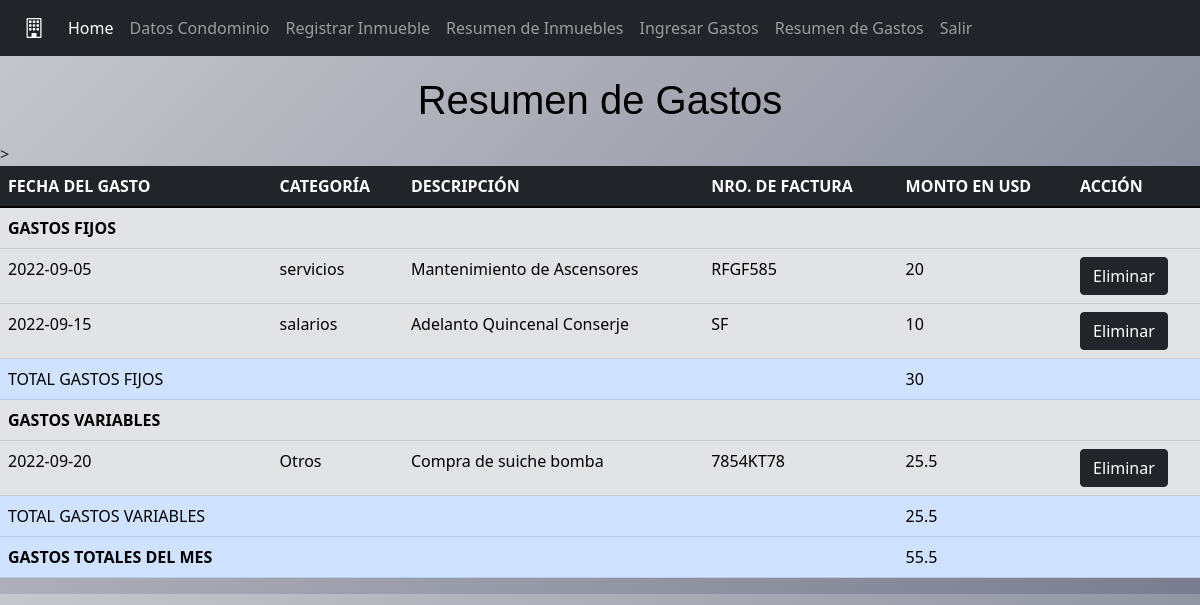
Page /secciones/consulta_gastos.php (signed in) on the committed database.
### tables this page shows
CREATE TABLE `gastos` (
  `id` int(11) NOT NULL,
  `tipo` text NOT NULL,
  `fecha` date NOT NULL,
  `factura` varchar(50) NOT NULL,
  `monto` float NOT NULL,
  `sub-tipo` text NOT NULL,
  `motivo` varchar(250) NOT NULL
);

### configuracion/conexion.php (called while the page is built, shortened)
<?php
class conexion{
    private $servidor="localhost";
    private $usuario="root";
    private $contrasenia="";
    private $conexion;
    public function __construct()
    {
        try{
            $this->conexion=new PDO("mysql:host=$this->servidor;dbname=condominio",$this->usuario,$this->contrasenia);
            $this->conexion->setAttribute(PDO::ATTR_ERRMODE, PDO::ERRMODE_EXCEPTION);
        }
        catch(PDOException $e){
            return "Falla de conexión".$e;
        }
    }
    public function consultar($sql){
        $sentencia=$this->conexion->prepare($sql);
        $sentencia->execute();
        return $sentencia->fetchAll();
    }
}
?>

### secciones/consulta_gastos.php (the view, shortened to what this page needs)
<?php
include ("../templates/cabecera.php");
?>
<!DOCTYPE html>
<html lang="es">
<head>
  <link href="https://cdn.jsdelivr.net/npm/bootstrap@5.1.3/dist/css/bootstrap.min.css" rel="stylesheet">
  <link rel="stylesheet" href="../estilos/estilos.css" >
</head>
<body>
<header><h1>Resumen de Gastos</h1></header>
  <?php include ("../configuracion/conexion.php");?>
  <?php
    $objConexion= new conexion();
    $consulta1=$objConexion->consultar("SELECT * FROM `gastos` WHERE `tipo` = 'fijos'");
    $consulta2=$objConexion->consultar("SELECT * FROM `gastos` WHERE `tipo` = 'variables'");
        $totalGastosF=0;
        foreach ($consulta1 as $gastos) {
            $totalGastosF=$gastos['monto']+$totalGastosF;
        }
        $totalGastosV=0;
        foreach ($consulta2 as $gastos) {
            $totalGastosV=$gastos['monto']+$totalGastosV;
        }
  ?>
  <div class="row row-cols-1 row-cols-md-2 g-4">
  <div class="col-md-12">
        <table class="table table-secondary">
        <thead class="table-dark">
        <tr>
            <th>FECHA DEL GASTO</th>
            <th>CATEGORÍA</th>
            <th>DESCRIPCIÓN</th>
            <th>NRO. DE FACTURA</th>
            <th>MONTO EN USD</th>
            <th>ACCIÓN</th>
        </tr>
        </thead>
        <tbody>
        <tr>
            <th>GASTOS FIJOS</th>
            <th></th>
            <th></th>
            <th></th>
            <th></th>
            <th></th>
        </tr>
            <?php foreach ($consulta1 as $gastos) { ?>
        <tr>
            <td><?php echo $gastos['fecha'];?></td>
            <td><?php echo $gastos['sub-tipo'];?></td>
            <td><?php echo $gastos['motivo'];?></td>
            <td><?php echo $gastos['factura'];?></td>
            <td><?php echo $gastos['monto'];?></td>
            <td><a name="" id="" class="btn btn-dark" href="?borrar=<?php echo $gastos['id'];  ?>" role="button">Eliminar</a></td>
        </tr>
        <?php } ?>
        <tr>
            <td class="table-primary">TOTAL GASTOS FIJOS</td>
            <td class="table-primary"></td>
            <td class="table-primary"></td>
            <td class="table-primary"></td>
            <td class="table-primary"><?php echo $totalGastosF;?></td>
            <td class="table-primary"></td>
        </tr>
        <tr>
            <th>GASTOS VARIABLES</th>
            <th></th>
            <th></th>
            <th></th>
            <th></th>
            <th></th>
        </tr>
            <?php foreach ($consulta2 as $gastos) { ?>
        <tr>
            <td><?php echo $gastos['fecha'];?></td>
            <td><?php echo $gastos['sub-tipo'];?></td>
            <td><?php echo $gastos['motivo'];?></td>
            <td><?php echo $gastos['factura'];?></td>
            <td><?php echo $gastos['monto'];?></td>
            <td><a name="" id="" class="btn btn-dark" href="?borrar=<?php echo $gastos['id'];  ?>" role="button">Eliminar</a></td>
        </tr>
            <?php } ?>
        <tr>
            <td class="table-primary">TOTAL GASTOS VARIABLES</td>
            <td class="table-primary"></td>
            <td class="table-primary"></td>
            <td class="table-primary"></td>
            <td class="table-primary"><?php echo $totalGastosV;?></td>
            <td class="table-primary"></td>
        </tr>
        <tr>
            <th class="table-primary">GASTOS TOTALES DEL MES</th>
            <td class="table-primary"></td>
            <td class="table-primary"></td>
            <td class="table-primary"></td>>
            <td class="table-primary"><?php echo $totalGastosF+$totalGastosV;?></td>
            <td class="table-primary"></td>
        </tr>
        </tbody>
        </table>
        </div>
    </div>
</body>
</html>

### estilos/estilos.css (style rules this page uses)
body { background-color: #c6c8cd; background-image: linear-gradient(135deg, #c6c8cd 0%, #797d8f 100%); }
.container, header { margin-top: 10px; padding: 10px; }
h1 { text-align: center; font-family: Arial, Helvetica, sans-serif ; color: black; }

### rows in the picture
gastos: fecha "2022-09-05", value "servicios", motivo "Mantenimiento de Ascensores", factura "RFGF585", monto "20"
gastos: fecha "2022-09-15", value "salarios", motivo "Adelanto Quincenal Conserje", factura "SF", monto "10"
gastos: fecha "2022-09-20", value "Otros", motivo "Compra de suiche bomba", factura "7854KT78", monto "25.5"

### other values in the picture
$totalGastosF "30"
$totalGastosV "25.5"
$totalGastosF+$totalGastosV "55.5"
